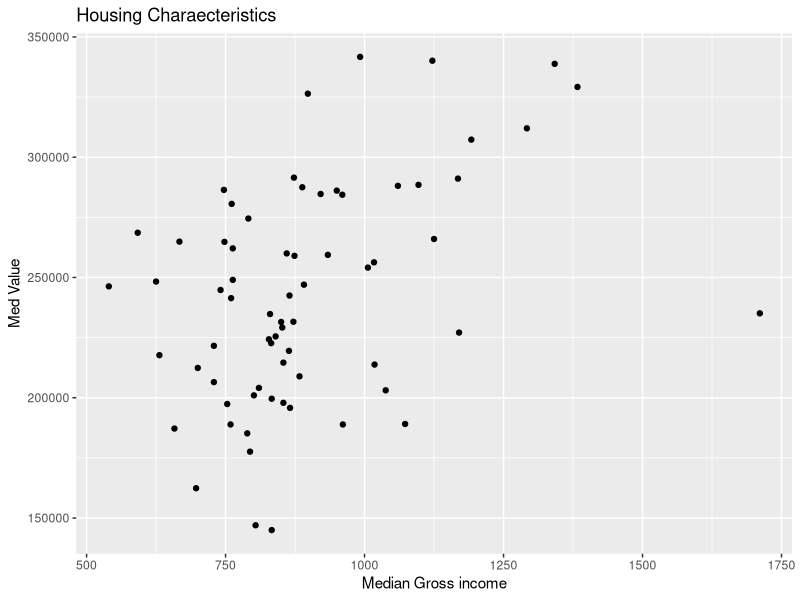
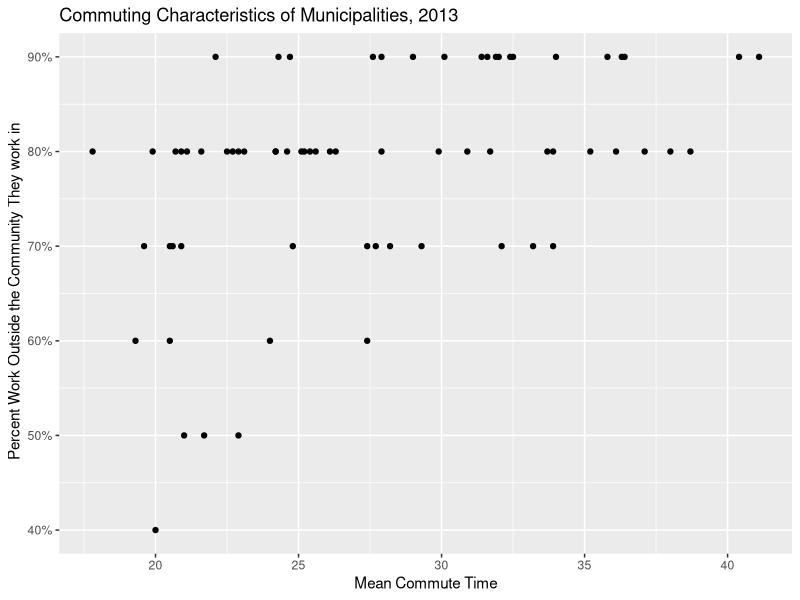
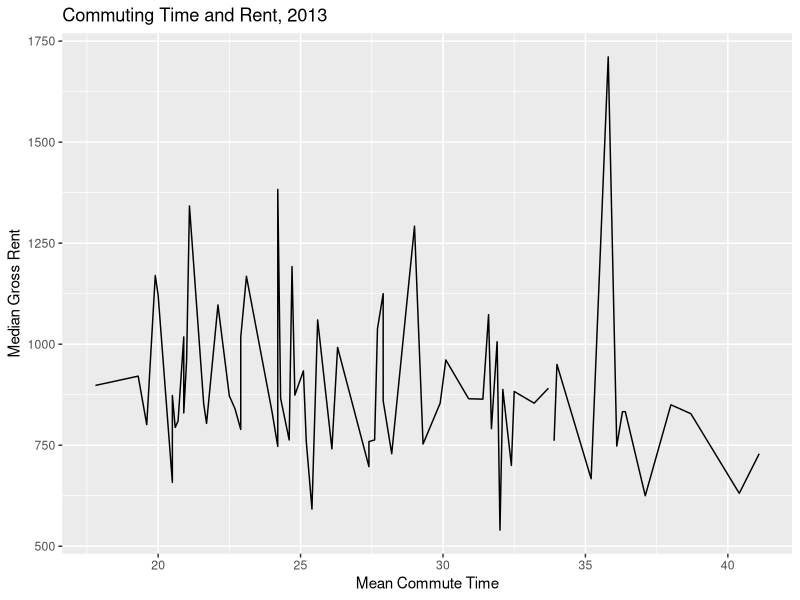

Write the R code that produced these figures, in order.
## ---- chunk 1
# Do not edit this code chunk
knitr::opts_chunk$set(echo = TRUE, message=FALSE, warning = FALSE)
## ---- chunk 2
# Load the ggplot library
library(tidyverse)
## ---- chunk 3
pioneer_valley_2013 <- read.csv ("data/pioneer_valley_2013.csv")
pioneer_valley_2013_dictionary <- read.csv("data/pioneer_valley_2013_dictionary.csv")
## ---- chunk 4
# Write your code below to check the column names for pioneer_valley_2013 
names(pioneer_valley_2013)
## ---- chunk 5
# Write your code below
pioneer_valley_2013 |>
ggplot( aes (x= CEN_MEDRENT, y= CEN_MEDOWNVAL)) +
  geom_point() +
 labs( title= "Housing Charaecteristics",
       x= "Median Gross income",
       y= "Med Value")       

                              
  


## ---- chunk 6
# Write your code below

pioneer_valley_2013 |>
ggplot ( aes (x= AVG_COMMUTETIME, y= WORK_OUTCOMM)) +
geom_point() +
scale_y_continuous(label= scales::percent) +
 labs( title= "Commuting Characteristics of Municipalities, 2013",
       x= "Mean Commute Time",
       y= " Percent Work Outside the Community They work in")  
## ---- chunk 7
# Write your code below
pioneer_valley_2013 |>
ggplot ( aes (x= AVG_COMMUTETIME, y= CEN_MEDRENT)) +
geom_line() +
 labs( title= "Commuting Time and Rent, 2013",
       x= "Mean Commute Time",
       y= "Median Gross Rent")

